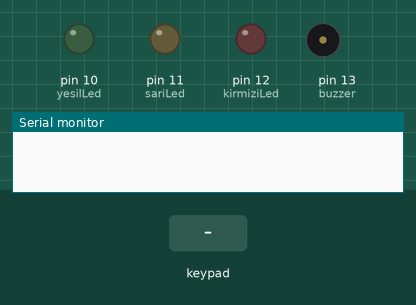
Recording of a sketch running on a simulated Arduino Uno, built with avr-gcc and run on an emulated ATmega328P. Parts: output pins drawn as LEDs (lit = HIGH), buzzer (waves = sounding, pin HIGH), the last lines printed to the serial monitor. Dashed ring = blinking. Inputs (shaded band) come from the test bench.

Above: at 1.2 s.
1.3 s: key '#' pressed
At 1.8 s:
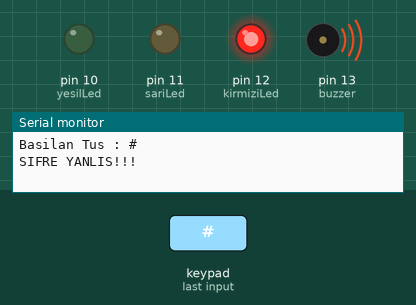
3.4 s: keypad keys A B 1 2 3 pressed 0.4 s apart
At 3.85 s:
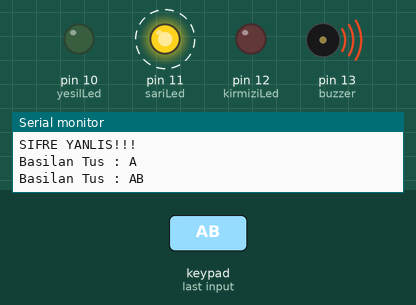
6.9 s: key 'A' pressed
At 7.8 s:
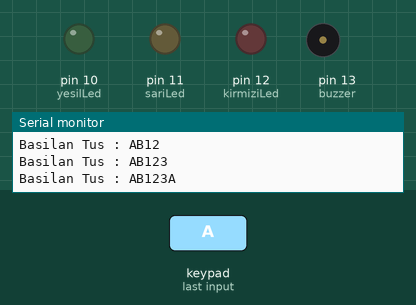
8.4 s: keypad keys A B 1 2 3 # pressed 0.4 s apart
At 8.85 s:
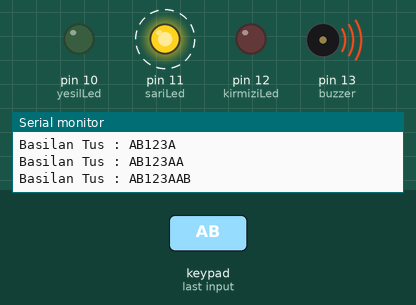
12.3 s: key '1' pressed
At 12.8 s:
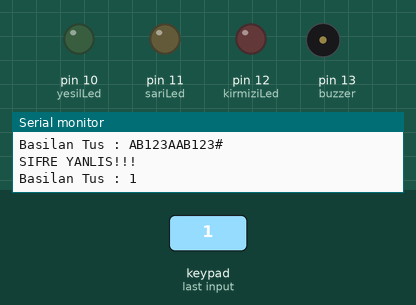
13.8 s: keypad keys A B 1 2 3 * pressed 0.4 s apart
At 14.05 s:
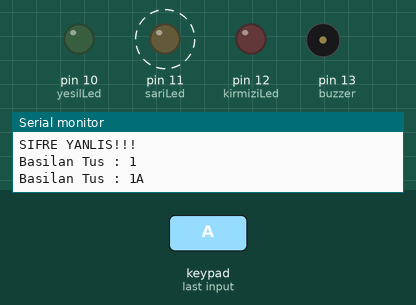
Timing chart, 0 to 17.4 s (numbered marks = the images above; inputs shaded):
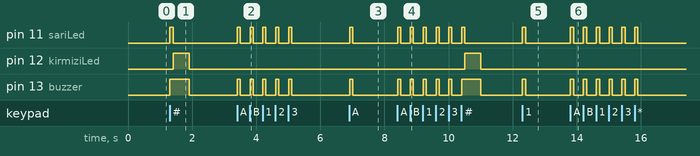

The sketch:

Versiyon2.ino
```cpp
#include <Keypad.h>

int yesilLed=10;
int sariLed=11;
int kirmiziLed=12;
int buzzer=13;

const int satir=4;
const int sutun=4;

String sifre="AB123";
String gelenSifre="";


char key[satir][sutun]=
{
{'1', '2', '3', 'A'},
{'4', '5', '6', 'B'},
{'7', '8', '9', 'C'},
{'*', '0', '#', 'D'}
};

byte SatirPinleri[satir]={2,3,4,5};
byte SutunPinleri[sutun]={6,7,8,9};

Keypad TusTakimi= Keypad(makeKeymap(key), SatirPinleri, SutunPinleri, satir, sutun);

void setup() {
  for(int i=10;i<14;i++){
    pinMode(i, OUTPUT);
  }
  Serial.begin(9600);

}

void loop() {
  char gelenKarakter=TusTakimi.getKey();

  if(gelenKarakter != NO_KEY){
    gelenSifre=gelenSifre+gelenKarakter;
    Serial.print("Basilan Tus : ");
    Serial.println(gelenSifre);

    digitalWrite(sariLed, 1);
    digitalWrite(buzzer, 1);
    delay(100);
    digitalWrite(sariLed, 0);
    digitalWrite(buzzer, 0);

    if(gelenKarakter == '#'){
      //Doğrumu yanlışmı kodlarım olacak burada
      if(gelenSifre==sifre){
      Serial.println("SİFRE DOGRU... ");
      gelenSifre="";
      digitalWrite(yesilLed,1);
      digitalWrite(buzzer,1);
      delay(50);
      digitalWrite(buzzer,0);
      delay(25);
      digitalWrite(buzzer,1);
      delay(50);
      digitalWrite(yesilLed,0);
      }
      else{
      Serial.println("SIFRE YANLIS!!! ");
      gelenSifre="";
      digitalWrite(kirmiziLed, 1);
      digitalWrite(buzzer,1);
      delay(500);
      digitalWrite(buzzer,0);
      digitalWrite(kirmiziLed,0);
      }
    }


  }


}
```

Measured:
- after the input at 1.3 s, pin 11 (sariLed): LOW → HIGH at once, → LOW 0.10 s later; pin 12 (kirmiziLed): LOW → HIGH after 0.11 s, → LOW 0.50 s later; pin 13 (buzzer): LOW → HIGH at once, → LOW 0.60 s later
- after the input at 3.4 s, pin 11 (sariLed), pin 13 (buzzer): alternates HIGH for 0.10 s and LOW for 0.30 s, 10 changes in all, then stays LOW, starting at once
- after the input at 6.9 s, pin 11 (sariLed), pin 13 (buzzer): LOW → HIGH at once, → LOW 0.10 s later
- after the input at 8.4 s, pin 11 (sariLed): alternates HIGH for 0.10 s and LOW for 0.30 s, 12 changes in all, then stays LOW, starting at once; pin 12 (kirmiziLed): LOW → HIGH after 2.1 s, → LOW 0.50 s later; pin 13 (buzzer): goes 5 × (HIGH 0.10 s, LOW 0.29 s), HIGH 0.60 s, then LOW, starting at once
- after the input at 12.3 s, pin 11 (sariLed), pin 13 (buzzer): LOW → HIGH at once, → LOW 0.10 s later
- after the input at 13.8 s, pin 11 (sariLed), pin 13 (buzzer): alternates HIGH for 0.10 s and LOW for 0.30 s, 12 changes in all, then stays LOW, starting at once
